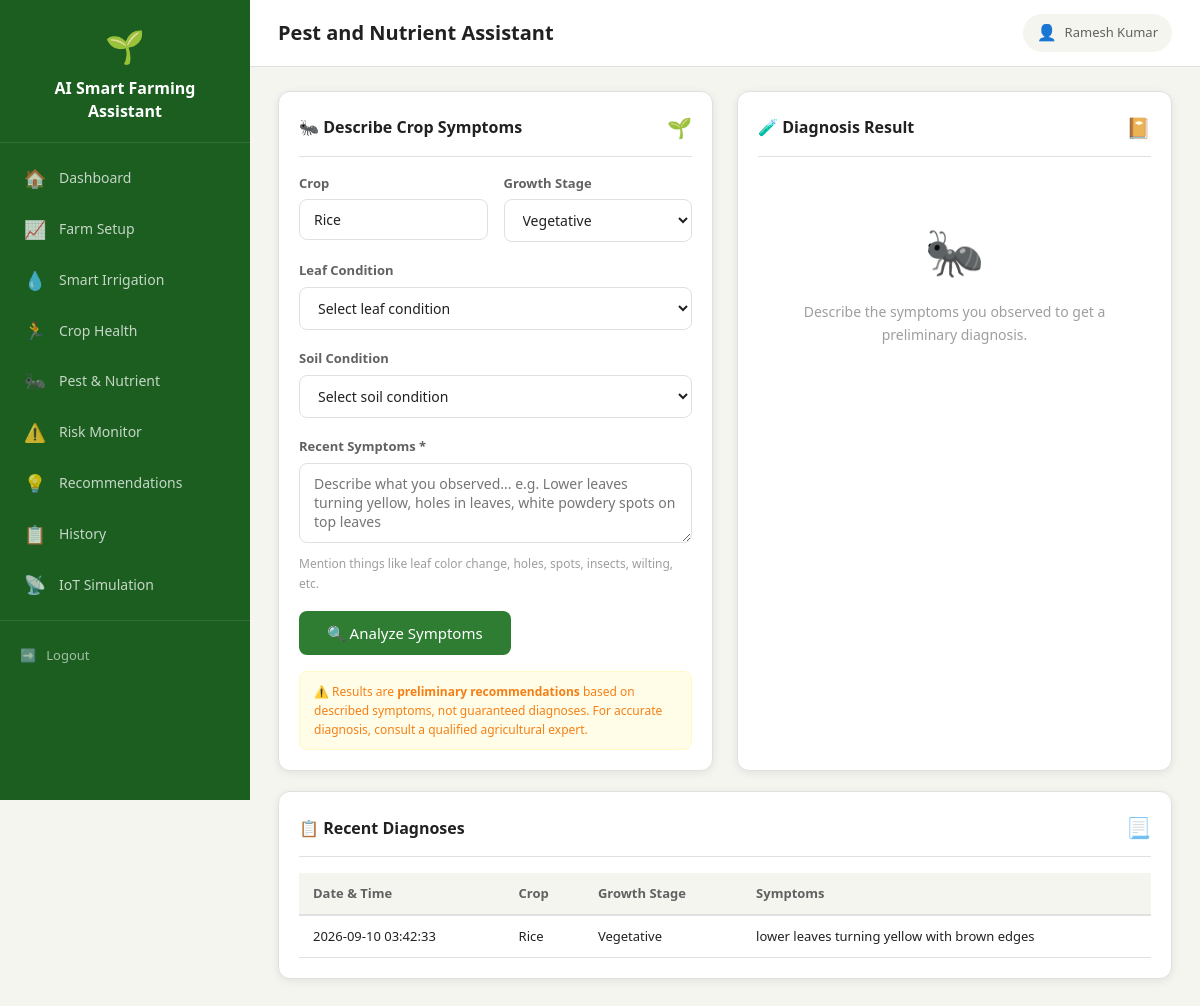
The page /pest-nutrient (signed in) on the database its author committed.
### tables this page shows
CREATE TABLE farms (
        id INTEGER PRIMARY KEY AUTOINCREMENT,
        user_id INTEGER NOT NULL,
        crop_name TEXT NOT NULL,
        crop_variety TEXT,
        farm_area TEXT,
        soil_type TEXT,
        growth_stage TEXT,
        sowing_date TEXT,
        location TEXT,
        created_at TIMESTAMP DEFAULT CURRENT_TIMESTAMP,
        FOREIGN KEY (user_id) REFERENCES users(id)
    );

CREATE TABLE pest_nutrient_diagnoses (
        id INTEGER PRIMARY KEY AUTOINCREMENT,
        user_id INTEGER NOT NULL,
        crop TEXT,
        growth_stage TEXT,
        leaf_condition TEXT,
        soil_condition TEXT,
        symptoms TEXT,
        diagnosis_result TEXT,
        created_at TIMESTAMP DEFAULT CURRENT_TIMESTAMP,
        FOREIGN KEY (user_id) REFERENCES users(id)
    );

### app.py (the view, shortened to what this page needs)
@app.route("/pest-nutrient", methods=["GET", "POST"])
@login_required
def pest_nutrient():
    db = get_db()
    user_id = session["user_id"]
    result = None
    farm = db.execute(
        "SELECT * FROM farms WHERE user_id = ? ORDER BY id DESC LIMIT 1",
        (user_id,)
    ).fetchone()
    recent_diagnoses = db.execute(
        "SELECT * FROM pest_nutrient_diagnoses WHERE user_id = ? ORDER BY id DESC LIMIT 5",
        (user_id,)
    ).fetchall()
    return render_template("pest_nutrient.html", result=result, farm=farm,
                           recent_diagnoses=recent_diagnoses)

### app.py (called while the page is built)
@app.after_request
def add_cors_headers(response):
    response.headers["Access-Control-Allow-Origin"] = "*"
    response.headers["Access-Control-Allow-Methods"] = "GET, POST, OPTIONS"
    response.headers["Access-Control-Allow-Headers"] = "Content-Type, Authorization"
    return response

def get_db():
    if "db" not in g:
        g.db = sqlite3.connect(DATABASE)
        g.db.row_factory = sqlite3.Row
        g.db.execute("PRAGMA foreign_keys = ON")
    return g.db

def login_required(f):
    @wraps(f)
    def decorated_function(*args, **kwargs):
        if "user_id" not in session:
            flash("Please login first.", "warning")
            return redirect(url_for("login"))
        return f(*args, **kwargs)
    return decorated_function

### templates/pest_nutrient.html (shortened to what this page needs)
{% extends "base.html" %}
{% block page_title %}Pest and Nutrient Assistant{% endblock %}
{% block content %}
<div class="two-col">
    <div class="card">
        <div class="card-header">
            <h3>&#x1f41c; Describe Crop Symptoms</h3>
            <span class="card-icon">&#x1f331;</span>
        </div>
        <form method="POST" action="{{ url_for('pest_nutrient') }}">
            <div class="form-row">
                <div class="form-group">
                    <label for="crop">Crop</label>
                    <input type="text" id="crop" name="crop" value="{{ farm.crop_name if farm else '' }}" placeholder="e.g. Rice, Tomato">
                </div>
                <div class="form-group">
                    <label for="growth_stage">Growth Stage</label>
                    <select id="growth_stage" name="growth_stage">
                        {% for stage in ['Sowing', 'Germination', 'Seedling', 'Vegetative', 'Flowering', 'Fruiting', 'Maturity', 'Harvesting'] %}
                        <option value="{{ stage }}" {% if farm and farm.growth_stage == stage %}selected{% endif %}>{{ stage }}</option>
                        {% endfor %}
                    </select>
                </div>
            </div>
            <div class="form-group">
                <label for="leaf_condition">Leaf Condition</label>
                <select id="leaf_condition" name="leaf_condition">
                    <option value="">Select leaf condition</option>
                </select>
            </div>
            <div class="form-group">
                <label for="soil_condition">Soil Condition</label>
                <select id="soil_condition" name="soil_condition">
                    <option value="">Select soil condition</option>
                </select>
            </div>
            <div class="form-group">
                <label for="symptoms">Recent Symptoms *</label>
                <textarea id="symptoms" name="symptoms" placeholder="Describe what you observed... e.g. Lower leaves turning yellow, holes in leaves, white powdery spots on top leaves" required></textarea>
                <div class="form-hint">Mention things like leaf color change, holes, spots, insects, wilting, etc.</div>
            </div>
            <button type="submit" class="btn btn-primary btn-lg">&#x1f50d; Analyze Symptoms</button>
        </form>
        <div class="disclaimer" style="margin-top:16px;">
            &#x26a0;&#xfe0f; Results are <strong>preliminary recommendations</strong> based on described symptoms, not guaranteed diagnoses. For accurate diagnosis, consult a qualified agricultural expert.
        </div>
    </div>
    <div class="card">
        <div class="card-header">
            <h3>&#x1f9ea; Diagnosis Result</h3>
            <span class="card-icon">&#x1f4d4;</span>
        </div>
        {% if result %}
            <div class="stats-grid">
                <div class="stat-card info">
                    <div class="stat-label">Crop</div>
                    <div class="stat-value" style="font-size:16px;">{{ result.crop or 'Not specified' }}</div>
                    <div class="stat-sub">Stage: {{ result.growth_stage or 'Not specified' }}</div>
                </div>
                <div class="stat-card">
                    <div class="stat-label">Issues Found</div>
                    <div class="stat-value" style="font-size:16px;">{{ result.diagnoses|length }}</div>
                    <div class="stat-sub">Preliminary analysis</div>
                </div>
            </div>
            {% for diag in result.diagnoses %}
            <div class="card" style="margin-bottom:14px; box-shadow:none; border:1px solid var(--border);">
                <div class="rec-section" style="margin-bottom:0;">
                    <h4 style="display:flex; align-items:center; gap:8px;">
                        <span class="badge {{ 'badge-danger' if diag.severity == 'High' else 'badge-warning' }}">{{ diag.severity }}</span>
                        {{ diag.issue }}
                    </h4>
                    <div class="rec-section-content" style="margin-top:10px;">
                        <p style="font-size:13px; margin-bottom:8px;"><strong>Type:</strong> {{ diag.type }}</p>
                        <p style="font-size:13px; margin-bottom:8px;"><strong>Symptoms:</strong> {{ diag.symptoms }}</p>
                        <p style="font-size:13px; margin-bottom:8px;"><strong>Recommendation:</strong> {{ diag.recommendation }}</p>
                    </div>
                </div>
            </div>
            {% endfor %}
            <div class="alert alert-info">
                <span class="alert-icon">&#x2139;&#xfe0f;</span>
                <div>{{ result.disclaimer }}</div>
            </div>
        {% else %}
            <div class="empty-state">
                <span class="empty-icon">&#x1f41c;</span>
                <p>Describe the symptoms you observed to get a preliminary diagnosis.</p>
            </div>
        {% endif %}
    </div>
</div>
<div class="card">
    <div class="card-header">
        <h3>&#x1f4cb; Recent Diagnoses</h3>
        <span class="card-icon">&#x1f4c3;</span>
    </div>
    {% if recent_diagnoses %}
    <div class="table-container">
        <table>
            <thead>
                <tr>
                    <th>Date &amp; Time</th>
                    <th>Crop</th>
                    <th>Growth Stage</th>
                    <th>Symptoms</th>
                </tr>
            </thead>
            <tbody>
                {% for diag in recent_diagnoses %}
                <tr>
                    <td>{{ diag.created_at }}</td>
                    <td>{{ diag.crop or '-' }}</td>
                    <td>{{ diag.growth_stage or '-' }}</td>
                    <td style="max-width:300px;">{{ diag.symptoms }}</td>
                </tr>
                {% endfor %}
            </tbody>
        </table>
    </div>
    {% else %}
    <div class="empty-state">
        <span class="empty-icon">&#x1f4cb;</span>
        <p>No diagnoses yet.</p>
    </div>
    {% endif %}
</div>
{% endblock %}

### static/css/style.css (style rules this page uses)
:root { --primary: #2e7d32; --primary-dark: #1b5e20; --primary-light: #4caf50; --secondary: #ff8f00; --secondary-light: #ffb74d; --danger: #c62828; --danger-light: #ef5350; --warning: #f57f17; --info: #0277bd; --bg-main: #f5f5f0; --bg-card: #ffffff; --bg-sidebar: #1b5e20; --text-primary: #212121; --text-secondary: #616161; --text-light: #9e9e9e; --border: #e0e0e0; --shadow: 0 2px 8px rgba(0, 0, 0, 0.08); --shadow-hover: 0 4px 16px rgba(0, 0, 0, 0.12); --radius: 8px; --radius-lg: 12px; --sidebar-width: 250px; }
* { margin: 0; padding: 0; box-sizing: border-box; }
body { font-family: 'Segoe UI', Tahoma, Geneva, Verdana, sans-serif; background: var(--bg-main); color: var(--text-primary); line-height: 1.6; min-height: 100vh; }
.card { background: var(--bg-card); border-radius: var(--radius-lg); box-shadow: var(--shadow); padding: 20px; margin-bottom: 20px; border: 1px solid var(--border); }
.card-header { display: flex; justify-content: space-between; align-items: center; margin-bottom: 16px; padding-bottom: 12px; border-bottom: 1px solid var(--border); }
.card-header h3 { font-size: 16px; font-weight: 600; color: var(--text-primary); }
.card-header .card-icon { font-size: 20px; color: var(--primary); }
.form-group { margin-bottom: 18px; }
.form-group label { display: block; font-size: 13px; font-weight: 600; color: var(--text-secondary); margin-bottom: 6px; }
.form-group input, .form-group select, .form-group textarea { width: 100%; padding: 10px 14px; border: 1px solid var(--border); border-radius: var(--radius); font-size: 14px; color: var(--text-primary); background: var(--bg-card); transition: border-color 0.2s; font-family: inherit; }
.form-group textarea { resize: vertical; min-height: 80px; }
.form-row { display: grid; grid-template-columns: 1fr 1fr; gap: 16px; }
.form-hint { font-size: 12px; color: var(--text-light); margin-top: 4px; }
.btn { display: inline-flex; align-items: center; gap: 8px; padding: 10px 20px; border: none; border-radius: var(--radius); font-size: 14px; font-weight: 500; cursor: pointer; transition: all 0.2s; font-family: inherit; }
.btn-primary { background: var(--primary); color: white; }
.btn-lg { padding: 12px 28px; font-size: 15px; }
.table-container { overflow-x: auto; }
table { width: 100%; border-collapse: collapse; font-size: 13px; }
thead th { background: var(--bg-main); padding: 10px 14px; text-align: left; font-weight: 600; color: var(--text-secondary); border-bottom: 2px solid var(--border); white-space: nowrap; }
tbody td { padding: 10px 14px; border-bottom: 1px solid var(--border); color: var(--text-primary); }
.empty-state { text-align: center; padding: 40px 20px; color: var(--text-light); }
.empty-state .empty-icon { font-size: 48px; display: block; margin-bottom: 12px; }
.empty-state p { font-size: 14px; }
.two-col { display: grid; grid-template-columns: 1fr 1fr; gap: 24px; }
.disclaimer { background: #fffde7; border: 1px solid #fff9c4; border-radius: var(--radius); padding: 10px 14px; font-size: 12px; color: #f57f17; margin-top: 16px; }

### rows shown on the page
farms: crop "Rice", growth_stage "Vegetative"
pest_nutrient_diagnoses: created_at "2026-09-10 03:42:33", crop "Rice", growth_stage "Vegetative", symptoms "lower leaves turning yellow with brown edges"

### other values the page prints
{{ session['user_name'] }} "Ramesh Kumar"
